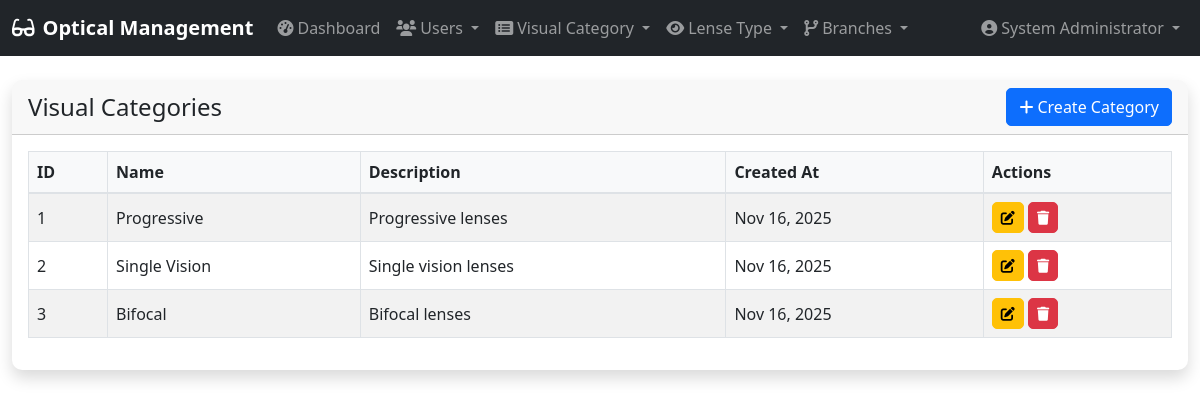
Screenshot of /admin/categories.php (signed in) with the database file from the repository.
### tables this page shows
CREATE TABLE `categories` (
  `id` int(11) NOT NULL,
  `name` varchar(255) NOT NULL,
  `description` text DEFAULT NULL,
  `created_at` timestamp NOT NULL DEFAULT current_timestamp()
);

### admin/categories.php (the view, shortened to what this page needs)
<?php
include '../includes/config.php';
$action = isset($_GET['action']) ? $_GET['action'] : 'list';
include '../includes/header.php';
include '../includes/navbar.php';
?>
<div class="container-fluid mt-4">
    <?php if ($action == 'create' || $action == 'edit'): ?>
        <div class="row">
            <div class="col-12">
                <div class="card shadow">
                    <div class="card-header">
                        <h4 class="mb-0"><?php echo $action == 'create' ? 'Create New Category' : 'Edit Category'; ?></h4>
                    </div>
                    <div class="card-body">
                        <form method="POST" action="">
                            <?php if ($action == 'edit'): ?>
                                <?php
                                $id = $_GET['id'];
                                $stmt = $pdo->prepare("SELECT * FROM categories WHERE id = ?");
                                $stmt->execute([$id]);
                                $category = $stmt->fetch();
                                ?>
                                <input type="hidden" name="id" value="<?php echo $category['id']; ?>">
                            <?php endif; ?>
                            <div class="row">
                                <div class="col-md-6 mb-3">
                                    <label for="name" class="form-label">Category Name</label>
                                    <input type="text" class="form-control" id="name" name="name"
                                        value="<?php echo $action == 'edit' ? $category['name'] : ''; ?>" required>
                                </div>
                            </div>
                            <div class="row">
                                <div class="col-12 mb-3">
                                    <label for="description" class="form-label">Description</label>
                                    <textarea class="form-control" id="description" name="description"
                                        rows="4"><?php echo $action == 'edit' ? $category['description'] : ''; ?></textarea>
                                </div>
                            </div>
                            <div class="mt-4">
                                <button type="submit"
                                    class="btn btn-primary"><?php echo $action == 'create' ? 'Create Category' : 'Update Category'; ?></button>
                                <a href="categories.php" class="btn btn-secondary">Cancel</a>
                            </div>
                        </form>
                    </div>
                </div>
            </div>
        </div>
    <?php else: ?>
        <div class="row">
            <div class="col-12">
                <div class="card shadow">
                    <div class="card-header d-flex justify-content-between align-items-center">
                        <h4 class="mb-0">Visual Categories</h4>
                        <a href="categories.php?action=create" class="btn btn-primary">
                            <i class="fas fa-plus me-1"></i>Create Category
                        </a>
                    </div>
                    <div class="card-body">
                        <div class="table-responsive">
                            <table class="table table-striped table-bordered" id="categoriesTable">
                                <thead>
                                    <tr>
                                        <th>ID</th>
                                        <th>Name</th>
                                        <th>Description</th>
                                        <th>Created At</th>
                                        <th>Actions</th>
                                    </tr>
                                </thead>
                                <tbody>
                                    <?php
                                    $stmt = $pdo->query("SELECT * FROM categories ORDER BY created_at DESC");
                                    $categories = $stmt->fetchAll();
                                    foreach ($categories as $category): ?>
                                        <tr>
                                            <td><?php echo $category['id']; ?></td>
                                            <td><?php echo $category['name']; ?></td>
                                            <td><?php echo $category['description'] ?: 'No description'; ?></td>
                                            <td><?php echo date('M j, Y', strtotime($category['created_at'])); ?></td>
                                            <td>
                                                <a href="categories.php?action=edit&id=<?php echo $category['id']; ?>"
                                                    class="btn btn-sm btn-warning">
                                                    <i class="fas fa-edit"></i>
                                                </a>
                                                <button type="button" class="btn btn-sm btn-danger" data-bs-toggle="modal"
                                                    data-bs-target="#deleteModal<?php echo $category['id']; ?>">
                                                    <i class="fas fa-trash"></i>
                                                </button>
                                            </td>
                                        </tr>
                                    <?php endforeach; ?>
                                </tbody>
                            </table>
                        </div>
                    </div>
                </div>
            </div>
        </div>
    <?php endif; ?>
</div>
<?php include '../includes/footer.php'; ?>

### assets/css/style.css (style rules this page uses)
.card { border: none; border-radius: 10px; }
.card-header { border-radius: 10px 10px 0 0 !important; }
.btn { border-radius: 5px; }
.table th { border-top: none; font-weight: 600; }
.table th { background-color: #f8f9fa; border-bottom: 2px solid #dee2e6; }
.table td { vertical-align: middle; }
.card { transition: transform 0.2s ease-in-out, box-shadow 0.2s ease-in-out; }
.btn { transition: all 0.2s ease-in-out; }

### rows the page displays
categories: id "1", name "Progressive", description "Progressive lenses", created_at "Nov 16, 2025"
categories: id "2", name "Single Vision", description "Single vision lenses", created_at "Nov 16, 2025"
categories: id "3", name "Bifocal", description "Bifocal lenses", created_at "Nov 16, 2025"

### other values shown
$_SESSION['full_name'] "System Administrator"
